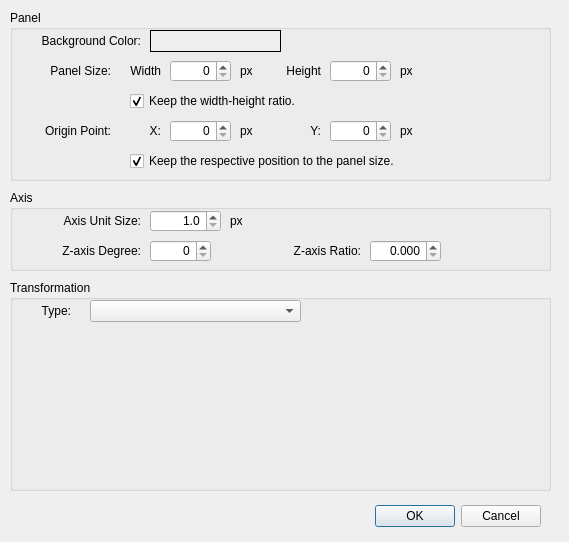
<?xml version="1.0" encoding="UTF-8"?>
<ui version="4.0">
 <class>finUiGraphConfigDlg</class>
 <widget class="QDialog" name="finUiGraphConfigDlg">
  <property name="geometry">
   <rect>
    <x>0</x>
    <y>0</y>
    <width>569</width>
    <height>542</height>
   </rect>
  </property>
  <property name="windowTitle">
   <string>Graphics Configuration</string>
  </property>
  <widget class="QDialogButtonBox" name="buttonBox">
   <property name="geometry">
    <rect>
     <x>200</x>
     <y>500</y>
     <width>341</width>
     <height>32</height>
    </rect>
   </property>
   <property name="orientation">
    <enum>Qt::Horizontal</enum>
   </property>
   <property name="standardButtons">
    <set>QDialogButtonBox::Cancel|QDialogButtonBox::Ok</set>
   </property>
  </widget>
  <widget class="QGroupBox" name="grbPanel">
   <property name="geometry">
    <rect>
     <x>10</x>
     <y>10</y>
     <width>541</width>
     <height>171</height>
    </rect>
   </property>
   <property name="title">
    <string>Panel</string>
   </property>
   <widget class="QLabel" name="lblBgColorTitle">
    <property name="geometry">
     <rect>
      <x>10</x>
      <y>20</y>
      <width>121</width>
      <height>22</height>
     </rect>
    </property>
    <property name="text">
     <string>Background Color:</string>
    </property>
    <property name="alignment">
     <set>Qt::AlignRight|Qt::AlignTrailing|Qt::AlignVCenter</set>
    </property>
   </widget>
   <widget class="finUiColorLabel" name="lblBgColor">
    <property name="geometry">
     <rect>
      <x>140</x>
      <y>20</y>
      <width>131</width>
      <height>22</height>
     </rect>
    </property>
    <property name="autoFillBackground">
     <bool>true</bool>
    </property>
    <property name="frameShape">
     <enum>QFrame::Box</enum>
    </property>
    <property name="text">
     <string/>
    </property>
    <property name="alignment">
     <set>Qt::AlignCenter</set>
    </property>
   </widget>
   <widget class="QLabel" name="lblPanelSizeTitle">
    <property name="geometry">
     <rect>
      <x>10</x>
      <y>50</y>
      <width>91</width>
      <height>22</height>
     </rect>
    </property>
    <property name="text">
     <string>Panel Size:</string>
    </property>
    <property name="alignment">
     <set>Qt::AlignRight|Qt::AlignTrailing|Qt::AlignVCenter</set>
    </property>
   </widget>
   <widget class="QLabel" name="lblPanelWidthTitle">
    <property name="geometry">
     <rect>
      <x>110</x>
      <y>50</y>
      <width>41</width>
      <height>22</height>
     </rect>
    </property>
    <property name="text">
     <string>Width</string>
    </property>
    <property name="alignment">
     <set>Qt::AlignRight|Qt::AlignTrailing|Qt::AlignVCenter</set>
    </property>
   </widget>
   <widget class="QLabel" name="lblPanelWidthUnit">
    <property name="geometry">
     <rect>
      <x>230</x>
      <y>50</y>
      <width>21</width>
      <height>22</height>
     </rect>
    </property>
    <property name="text">
     <string>px</string>
    </property>
    <property name="alignment">
     <set>Qt::AlignLeading|Qt::AlignLeft|Qt::AlignVCenter</set>
    </property>
   </widget>
   <widget class="QSpinBox" name="spbPanelWidth">
    <property name="geometry">
     <rect>
      <x>160</x>
      <y>50</y>
      <width>61</width>
      <height>22</height>
     </rect>
    </property>
    <property name="alignment">
     <set>Qt::AlignRight|Qt::AlignTrailing|Qt::AlignVCenter</set>
    </property>
   </widget>
   <widget class="QSpinBox" name="spbPanelHeight">
    <property name="geometry">
     <rect>
      <x>320</x>
      <y>50</y>
      <width>61</width>
      <height>22</height>
     </rect>
    </property>
    <property name="alignment">
     <set>Qt::AlignRight|Qt::AlignTrailing|Qt::AlignVCenter</set>
    </property>
   </widget>
   <widget class="QLabel" name="lblPanelHeightUnit">
    <property name="geometry">
     <rect>
      <x>390</x>
      <y>50</y>
      <width>21</width>
      <height>22</height>
     </rect>
    </property>
    <property name="text">
     <string>px</string>
    </property>
    <property name="alignment">
     <set>Qt::AlignLeading|Qt::AlignLeft|Qt::AlignVCenter</set>
    </property>
   </widget>
   <widget class="QLabel" name="lblPanelHeightTitle">
    <property name="geometry">
     <rect>
      <x>260</x>
      <y>50</y>
      <width>51</width>
      <height>22</height>
     </rect>
    </property>
    <property name="text">
     <string>Height</string>
    </property>
    <property name="alignment">
     <set>Qt::AlignRight|Qt::AlignTrailing|Qt::AlignVCenter</set>
    </property>
   </widget>
   <widget class="QCheckBox" name="ckbPanelSizeRatio">
    <property name="geometry">
     <rect>
      <x>120</x>
      <y>80</y>
      <width>201</width>
      <height>22</height>
     </rect>
    </property>
    <property name="text">
     <string>Keep the width-height ratio.</string>
    </property>
    <property name="checked">
     <bool>true</bool>
    </property>
   </widget>
   <widget class="QLabel" name="lblOriginPointTitle">
    <property name="geometry">
     <rect>
      <x>10</x>
      <y>110</y>
      <width>91</width>
      <height>22</height>
     </rect>
    </property>
    <property name="text">
     <string>Origin Point:</string>
    </property>
    <property name="alignment">
     <set>Qt::AlignRight|Qt::AlignTrailing|Qt::AlignVCenter</set>
    </property>
   </widget>
   <widget class="QSpinBox" name="spbOriginPtX">
    <property name="geometry">
     <rect>
      <x>160</x>
      <y>110</y>
      <width>61</width>
      <height>22</height>
     </rect>
    </property>
    <property name="alignment">
     <set>Qt::AlignRight|Qt::AlignTrailing|Qt::AlignVCenter</set>
    </property>
   </widget>
   <widget class="QSpinBox" name="spbOriginPtY">
    <property name="geometry">
     <rect>
      <x>320</x>
      <y>110</y>
      <width>61</width>
      <height>22</height>
     </rect>
    </property>
    <property name="alignment">
     <set>Qt::AlignRight|Qt::AlignTrailing|Qt::AlignVCenter</set>
    </property>
   </widget>
   <widget class="QLabel" name="lblOriginPtXUnit">
    <property name="geometry">
     <rect>
      <x>230</x>
      <y>110</y>
      <width>21</width>
      <height>22</height>
     </rect>
    </property>
    <property name="text">
     <string>px</string>
    </property>
    <property name="alignment">
     <set>Qt::AlignLeading|Qt::AlignLeft|Qt::AlignVCenter</set>
    </property>
   </widget>
   <widget class="QLabel" name="lblOriginPtYUnit">
    <property name="geometry">
     <rect>
      <x>390</x>
      <y>110</y>
      <width>21</width>
      <height>22</height>
     </rect>
    </property>
    <property name="text">
     <string>px</string>
    </property>
    <property name="alignment">
     <set>Qt::AlignLeading|Qt::AlignLeft|Qt::AlignVCenter</set>
    </property>
   </widget>
   <widget class="QLabel" name="lblOriginPtXTitle">
    <property name="geometry">
     <rect>
      <x>110</x>
      <y>110</y>
      <width>41</width>
      <height>22</height>
     </rect>
    </property>
    <property name="text">
     <string>X:</string>
    </property>
    <property name="alignment">
     <set>Qt::AlignRight|Qt::AlignTrailing|Qt::AlignVCenter</set>
    </property>
   </widget>
   <widget class="QLabel" name="lblOriginPtYTitle">
    <property name="geometry">
     <rect>
      <x>260</x>
      <y>110</y>
      <width>51</width>
      <height>22</height>
     </rect>
    </property>
    <property name="text">
     <string>Y:</string>
    </property>
    <property name="alignment">
     <set>Qt::AlignRight|Qt::AlignTrailing|Qt::AlignVCenter</set>
    </property>
   </widget>
   <widget class="QCheckBox" name="ckbOriginPtRatio">
    <property name="geometry">
     <rect>
      <x>120</x>
      <y>140</y>
      <width>311</width>
      <height>22</height>
     </rect>
    </property>
    <property name="text">
     <string>Keep the respective position to the panel size.</string>
    </property>
    <property name="checked">
     <bool>true</bool>
    </property>
   </widget>
  </widget>
  <widget class="QGroupBox" name="grbAxis">
   <property name="geometry">
    <rect>
     <x>10</x>
     <y>190</y>
     <width>541</width>
     <height>81</height>
    </rect>
   </property>
   <property name="title">
    <string>Axis</string>
   </property>
   <widget class="QLabel" name="lblAxisUnitSizeTitle">
    <property name="geometry">
     <rect>
      <x>10</x>
      <y>20</y>
      <width>121</width>
      <height>22</height>
     </rect>
    </property>
    <property name="text">
     <string>Axis Unit Size:</string>
    </property>
    <property name="alignment">
     <set>Qt::AlignRight|Qt::AlignTrailing|Qt::AlignVCenter</set>
    </property>
   </widget>
   <widget class="QDoubleSpinBox" name="dsbAxisUnitSize">
    <property name="geometry">
     <rect>
      <x>140</x>
      <y>20</y>
      <width>71</width>
      <height>22</height>
     </rect>
    </property>
    <property name="alignment">
     <set>Qt::AlignRight|Qt::AlignTrailing|Qt::AlignVCenter</set>
    </property>
    <property name="decimals">
     <number>1</number>
    </property>
    <property name="minimum">
     <double>1.000000000000000</double>
    </property>
   </widget>
   <widget class="QLabel" name="lblAxisUnitSizeUnit">
    <property name="geometry">
     <rect>
      <x>220</x>
      <y>20</y>
      <width>21</width>
      <height>22</height>
     </rect>
    </property>
    <property name="text">
     <string>px</string>
    </property>
    <property name="alignment">
     <set>Qt::AlignLeading|Qt::AlignLeft|Qt::AlignVCenter</set>
    </property>
   </widget>
   <widget class="QLabel" name="lblAxisZDegTitle">
    <property name="geometry">
     <rect>
      <x>30</x>
      <y>50</y>
      <width>101</width>
      <height>22</height>
     </rect>
    </property>
    <property name="text">
     <string>Z-axis Degree:</string>
    </property>
    <property name="alignment">
     <set>Qt::AlignRight|Qt::AlignTrailing|Qt::AlignVCenter</set>
    </property>
   </widget>
   <widget class="QSpinBox" name="spbAxisZDeg">
    <property name="geometry">
     <rect>
      <x>140</x>
      <y>50</y>
      <width>61</width>
      <height>22</height>
     </rect>
    </property>
    <property name="alignment">
     <set>Qt::AlignRight|Qt::AlignTrailing|Qt::AlignVCenter</set>
    </property>
   </widget>
   <widget class="QLabel" name="lblAxisZRatioTitle">
    <property name="geometry">
     <rect>
      <x>250</x>
      <y>50</y>
      <width>101</width>
      <height>22</height>
     </rect>
    </property>
    <property name="text">
     <string>Z-axis Ratio:</string>
    </property>
    <property name="alignment">
     <set>Qt::AlignRight|Qt::AlignTrailing|Qt::AlignVCenter</set>
    </property>
   </widget>
   <widget class="QDoubleSpinBox" name="dsbAxisZRatio">
    <property name="geometry">
     <rect>
      <x>360</x>
      <y>50</y>
      <width>71</width>
      <height>22</height>
     </rect>
    </property>
    <property name="alignment">
     <set>Qt::AlignRight|Qt::AlignTrailing|Qt::AlignVCenter</set>
    </property>
    <property name="decimals">
     <number>3</number>
    </property>
    <property name="minimum">
     <double>0.000000000000000</double>
    </property>
    <property name="maximum">
     <double>5.000000000000000</double>
    </property>
   </widget>
  </widget>
  <widget class="QGroupBox" name="grbTransform">
   <property name="geometry">
    <rect>
     <x>10</x>
     <y>280</y>
     <width>541</width>
     <height>211</height>
    </rect>
   </property>
   <property name="title">
    <string>Transformation</string>
   </property>
   <widget class="QStackedWidget" name="stwTransformArgs">
    <property name="geometry">
     <rect>
      <x>10</x>
      <y>50</y>
      <width>521</width>
      <height>151</height>
     </rect>
    </property>
    <property name="currentIndex">
     <number>2</number>
    </property>
    <widget class="QWidget" name="stpTransArgNone"/>
    <widget class="QWidget" name="stpTransArgRect"/>
    <widget class="QWidget" name="stpTransArgAffine"/>
   </widget>
   <widget class="QLabel" name="lblTransformTypeTitle">
    <property name="geometry">
     <rect>
      <x>10</x>
      <y>20</y>
      <width>51</width>
      <height>22</height>
     </rect>
    </property>
    <property name="text">
     <string>Type:</string>
    </property>
    <property name="alignment">
     <set>Qt::AlignRight|Qt::AlignTrailing|Qt::AlignVCenter</set>
    </property>
   </widget>
   <widget class="QComboBox" name="cmbTransformType">
    <property name="geometry">
     <rect>
      <x>80</x>
      <y>20</y>
      <width>211</width>
      <height>22</height>
     </rect>
    </property>
   </widget>
  </widget>
 </widget>
 <customwidgets>
  <customwidget>
   <class>finUiColorLabel</class>
   <extends>QLabel</extends>
   <header>finUiColorLabel.h</header>
  </customwidget>
 </customwidgets>
 <resources/>
 <connections>
  <connection>
   <sender>buttonBox</sender>
   <signal>accepted()</signal>
   <receiver>finUiGraphConfigDlg</receiver>
   <slot>accept()</slot>
   <hints>
    <hint type="sourcelabel">
     <x>248</x>
     <y>254</y>
    </hint>
    <hint type="destinationlabel">
     <x>157</x>
     <y>274</y>
    </hint>
   </hints>
  </connection>
  <connection>
   <sender>buttonBox</sender>
   <signal>rejected()</signal>
   <receiver>finUiGraphConfigDlg</receiver>
   <slot>reject()</slot>
   <hints>
    <hint type="sourcelabel">
     <x>316</x>
     <y>260</y>
    </hint>
    <hint type="destinationlabel">
     <x>286</x>
     <y>274</y>
    </hint>
   </hints>
  </connection>
 </connections>
</ui>
